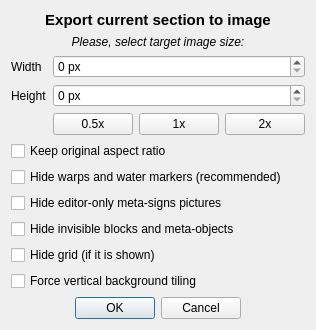
<?xml version="1.0" encoding="UTF-8"?>
<ui version="4.0">
 <class>ExportToImage</class>
 <widget class="QDialog" name="ExportToImage">
  <property name="geometry">
   <rect>
    <x>0</x>
    <y>0</y>
    <width>312</width>
    <height>328</height>
   </rect>
  </property>
  <property name="font">
   <font>
    <family>Liberation Sans</family>
   </font>
  </property>
  <property name="windowTitle">
   <string>Export to image</string>
  </property>
  <property name="windowIcon">
   <iconset>
    <normaloff>:/toolbar/dock/level16.png</normaloff>:/toolbar/dock/level16.png</iconset>
  </property>
  <layout class="QGridLayout" name="gridLayout">
   <property name="sizeConstraint">
    <enum>QLayout::SetMinimumSize</enum>
   </property>
   <item row="9" column="0" colspan="4">
    <widget class="QCheckBox" name="hideMetaSigns">
     <property name="text">
      <string>Hide editor-only meta-signs pictures</string>
     </property>
    </widget>
   </item>
   <item row="6" column="3">
    <widget class="QPushButton" name="size2x">
     <property name="text">
      <string notr="true">2x</string>
     </property>
    </widget>
   </item>
   <item row="11" column="0" colspan="4">
    <widget class="QCheckBox" name="hideGrid">
     <property name="text">
      <string>Hide grid (if it is shown)</string>
     </property>
    </widget>
   </item>
   <item row="13" column="0" colspan="4">
    <widget class="QDialogButtonBox" name="buttonBox">
     <property name="standardButtons">
      <set>QDialogButtonBox::Cancel|QDialogButtonBox::Ok</set>
     </property>
     <property name="centerButtons">
      <bool>true</bool>
     </property>
    </widget>
   </item>
   <item row="5" column="0">
    <widget class="QLabel" name="label_2">
     <property name="text">
      <string>Height</string>
     </property>
    </widget>
   </item>
   <item row="3" column="0">
    <widget class="QLabel" name="label_3">
     <property name="text">
      <string>Width</string>
     </property>
    </widget>
   </item>
   <item row="3" column="1" colspan="3">
    <widget class="QSpinBox" name="imgWidth">
     <property name="whatsThis">
      <string>&lt;html&gt;&lt;head/&gt;&lt;body&gt;&lt;p&gt;This is a &lt;span style=&quot; font-weight:600;&quot;&gt;Width&lt;/span&gt; of target image. Target image will be scaled to this width.&lt;/p&gt;&lt;/body&gt;&lt;/html&gt;</string>
     </property>
     <property name="suffix">
      <string> px</string>
     </property>
     <property name="maximum">
      <number>999999999</number>
     </property>
    </widget>
   </item>
   <item row="0" column="0" colspan="4">
    <widget class="QLabel" name="label">
     <property name="sizePolicy">
      <sizepolicy hsizetype="Preferred" vsizetype="Preferred">
       <horstretch>0</horstretch>
       <verstretch>0</verstretch>
      </sizepolicy>
     </property>
     <property name="font">
      <font>
       <family>Liberation Sans</family>
       <pointsize>11</pointsize>
       <weight>75</weight>
       <bold>true</bold>
      </font>
     </property>
     <property name="text">
      <string>Export current section to image</string>
     </property>
     <property name="alignment">
      <set>Qt::AlignCenter</set>
     </property>
    </widget>
   </item>
   <item row="10" column="0" colspan="4">
    <widget class="QCheckBox" name="hideInvisibleBlocks">
     <property name="text">
      <string>Hide invisible blocks and meta-objects</string>
     </property>
    </widget>
   </item>
   <item row="6" column="2">
    <widget class="QPushButton" name="size1x">
     <property name="text">
      <string notr="true">1x</string>
     </property>
    </widget>
   </item>
   <item row="6" column="1">
    <widget class="QPushButton" name="size05x">
     <property name="text">
      <string notr="true">0.5x</string>
     </property>
    </widget>
   </item>
   <item row="8" column="0" colspan="4">
    <widget class="QCheckBox" name="HideWarpsWaters">
     <property name="text">
      <string>Hide warps and water markers (recommended)</string>
     </property>
    </widget>
   </item>
   <item row="12" column="0" colspan="4">
    <widget class="QCheckBox" name="tiledBackround">
     <property name="text">
      <string>Force vertical background tiling</string>
     </property>
    </widget>
   </item>
   <item row="1" column="0" colspan="4">
    <widget class="QLabel" name="label_4">
     <property name="font">
      <font>
       <family>Liberation Sans</family>
       <italic>true</italic>
      </font>
     </property>
     <property name="text">
      <string>Please, select target image size:</string>
     </property>
     <property name="alignment">
      <set>Qt::AlignCenter</set>
     </property>
    </widget>
   </item>
   <item row="7" column="0" colspan="4">
    <widget class="QCheckBox" name="keepAspectRatio">
     <property name="whatsThis">
      <string>&lt;html&gt;&lt;head/&gt;&lt;body&gt;&lt;p&gt;With this option will be calculated opposite value for height or width for make target image with correct proportions.&lt;/p&gt;&lt;/body&gt;&lt;/html&gt;</string>
     </property>
     <property name="text">
      <string>Keep original aspect ratio</string>
     </property>
    </widget>
   </item>
   <item row="5" column="1" colspan="3">
    <widget class="QSpinBox" name="imgHeight">
     <property name="whatsThis">
      <string>&lt;html&gt;&lt;head/&gt;&lt;body&gt;&lt;p&gt;This is a &lt;span style=&quot; font-weight:600;&quot;&gt;Height&lt;/span&gt; of target image. Target image will be scaled to this height.&lt;/p&gt;&lt;/body&gt;&lt;/html&gt;</string>
     </property>
     <property name="suffix">
      <string> px</string>
     </property>
     <property name="maximum">
      <number>999999999</number>
     </property>
    </widget>
   </item>
  </layout>
 </widget>
 <resources>
  <include location="../../_resources/editor.qrc"/>
 </resources>
 <connections/>
</ui>
